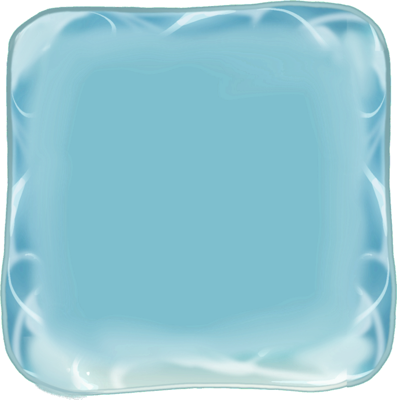
#> input picture tools/tilemap_normalizer/debug/comp1_1523x1533.png, 397 x 400 px
$ python -i normalizer.py   (imports and definitions only)
#> lines starting #> are read from the running program, lines starting #| are printed output that depends on the picture
"""
Tilemap Normalizer (贴图网格规范化工具)
将美术手绘/不规则排版的长条、阶梯、砖块贴图，自动重排为严格满足 Godot TileSet 网格的规范贴图。
"""
import sys
import os
import argparse
import numpy as np
from PIL import Image

def analyze_and_extract_rows(im, min_gap=30, alpha_thresh=10):
    """提取纵向分离的行区域"""
    w, h = im.size
    alpha = np.array(im.split()[-1])
    row_has_content = (alpha > alpha_thresh).any(axis=1)

    row_slices = []
    in_block = False
    start = 0
    for y in range(h):
        if row_has_content[y] and not in_block:
            in_block = True
            start = y
        elif not row_has_content[y] and in_block:
            in_block = False
            if y - start > 20:
                row_slices.append((start, y))
    if in_block and h - start > 20:
        row_slices.append((start, h))

    elements = []
    for (r0, r1) in row_slices:
        sub_alpha = alpha[r0:r1, :]
        col_has = (sub_alpha > alpha_thresh).any(axis=0)
        if not col_has.any():
            continue
        c0, c1 = np.where(col_has)[0][[0, -1]]
        elements.append({
            'box': (int(c0), int(r0), int(c1 + 1), int(r1)),
            'w': int(c1 + 1 - c0),
            'h': int(r1 - r0)
        })
    return elements

def determine_alignment(elem, tile_size, row_index, total_rows):
    """
    智能判断对齐方式：
    - 高度接近单格 (~0.6 - 0.85 tile_size):
        - 如果处于前半部分行（地面）：bottom（下半面，留出走道）
        - 如果处于后半部分行（天花板）：top（上半面，实心顶下留空）
    - 特殊多格结构（地基、立柱、楼梯）：bottom（底部对齐基准线）
    """
    h = elem['h']
    if h <= tile_size:
        # 靠近底部的行倾向于是天花板（下砖块）
        if row_index >= total_rows - 2:
            return 'top'
        return 'bottom'
    else:
        return 'bottom'

def normalize_sheet(input_path, output_path=None, tile_size=665):
#> called with input_path = 'debug/comp1_1523x1533.png', tile_size = 665
    if not os.path.isfile(input_path):
        print(f"[错误] 文件不存在: {input_path}")
        return False

    if output_path is None:
        base, ext = os.path.splitext(input_path)
        output_path = f"{base}_grid{tile_size}{ext}"

    print(f"正在载入: {input_path}")
    im = Image.open(input_path).convert("RGBA")
#> im is the input picture: PIL image 397x400 RGBA; mean R, G, B, A 111.7, 173.9, 188, 196.8
    w, h = im.size
#> w = 397; h = 400
    print(f"原图分辨率: {w} x {h}")
#| 原图分辨率: 397 x 400

    elements = analyze_and_extract_rows(im)
#> in analyze_and_extract_rows, `alpha = np.array(im.split()[-1])`:
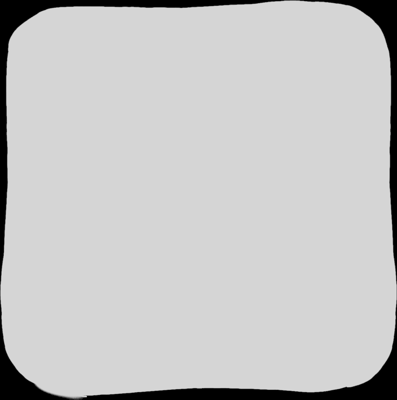
#> alpha: shape (400, 397); min 0, max 220, mean 196.8
#> after the loop in analyze_and_extract_rows, `for y in range(h):`: in_block = True; row_slices = []; start = 0
#> the loop in analyze_and_extract_rows, `for (r0, r1) in row_slices:` made 1 pass
#> (r0, r1, c0, c1) on pass 1: (0, 400, 0, 396)
#> after the loop in analyze_and_extract_rows, `for (r0, r1) in row_slices:`: elements = 1 item
#> elements = 1 item
    print(f"检测到独立元素/行数量: {len(elements)}")
#| 检测到独立元素/行数量: 1

    if not elements:
        print("[警告] 未检测到有效内容，跳过。")
        return False

    # 计算各元素需要的网格规格
    items_to_place = []
    max_cols = 1
    total_grid_rows = 0

    for i, elem in enumerate(elements):
        crop_box = elem['box']
        cropped = im.crop(crop_box)
        ew, eh = elem['w'], elem['h']

        cols_needed = int(np.ceil(ew / tile_size))
        rows_needed = int(np.ceil(eh / tile_size))
        align = determine_alignment(elem, tile_size, i, len(elements))

        max_cols = max(max_cols, cols_needed)
        items_to_place.append({
            'img': cropped,
            'w': ew,
            'h': eh,
            'cols': cols_needed,
            'rows': rows_needed,
            'align': align,
            'start_row': total_grid_rows
        })
        total_grid_rows += rows_needed
        print(f"  行 {i+1}: 尺寸 {ew}x{eh} -> 占用网格 {cols_needed}x{rows_needed}格, 对齐方式: {align}")
#> this loop made 1 pass
#> (crop_box, ew, eh, cols_needed, rows_needed, h in determine_alignment, align, max_cols) on pass 1: ((0, 0, 397, 400), 397, 400, 1, 1, 400, 'top', 1)
#|   行 1: 尺寸 397x400 -> 占用网格 1x1格, 对齐方式: top
#> after the loop, items_to_place = 1 item; total_grid_rows = 1

    canvas_w = max_cols * tile_size
#> canvas_w = 665
    canvas_h = total_grid_rows * tile_size
#> canvas_h = 665
    print(f"\n生成目标画布: {canvas_w} x {canvas_h} px ({max_cols} 列 x {total_grid_rows} 行)")
#| 生成目标画布: 665 x 665 px (1 列 x 1 行)

    out_canvas = Image.new("RGBA", (canvas_w, canvas_h), (0, 0, 0, 0))
#> out_canvas: PIL image 665x665 RGBA; every value is 0

    for item in items_to_place:
        r = item['start_row']
        grid_h_total = item['rows'] * tile_size

        # 纵向偏移
        if item['align'] == 'bottom':
            y_offset = r * tile_size + (grid_h_total - item['h'])
        elif item['align'] == 'top':
            y_offset = r * tile_size
        else: # center
            y_offset = r * tile_size + (grid_h_total - item['h']) // 2

        x_offset = 0  # 左对齐到网格 0
        out_canvas.paste(item['img'], (x_offset, y_offset), item['img'])
#> this loop made 1 pass
#> (r, grid_h_total, y_offset, x_offset) on pass 1: (0, 665, 0, 0)
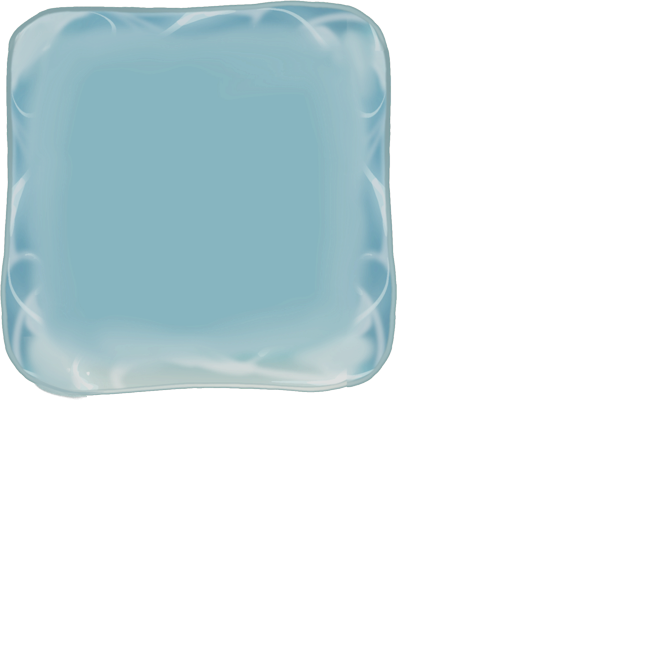
#> out_canvas: PIL image 665x665 RGBA; mean R, G, B, A 33.3, 51.8, 56.1, 58.9; transparent parts drawn white

    out_canvas.save(output_path, "PNG")
    print(f"\n[成功] 已保存规范化贴图至:\n-> {output_path}")
    print(f"\nGodot 导入设置提示:")
    print(f"  - Tile Size: {tile_size} x {tile_size}")
    print(f"  - Margins: 0 x 0")
    print(f"  - Separation: 0 x 0")
    return True

def main():
    if len(sys.argv) < 2:
        print("用法:")
        print("  1. 拖拽 PNG 图片到本脚本或 .bat 批处理文件上")
        print("  2. 命令行: python normalizer.py <图片路径> [网格大小, 默认665]")
        input("\n按回车键退出...")
        return

    input_file = sys.argv[1].strip('"\'')
    tile_size = 665
    if len(sys.argv) >= 3:
        try:
            tile_size = int(sys.argv[2])
        except ValueError:
            pass

    normalize_sheet(input_file, tile_size=tile_size)
    if len(sys.argv) <= 2:
        # 如果是拖拽运行，暂停以便查看结果
        print("\n处理完成！")
        input("按任意键关闭窗口...")

# [2 lines not run here, left out]

>>> result = normalize_sheet('debug/comp1_1523x1533.png')

$ run again, on tools/tilemap_normalizer/debug/comp3_2956x2362.png
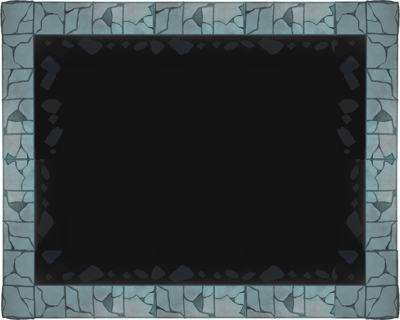
#> input picture tools/tilemap_normalizer/debug/comp3_2956x2362.png, 400 x 320 px
#> in normalize_sheet, im is the input picture: PIL image 400x320 RGBA; mean R, G, B, A 52.9, 60.1, 61.5, 250.1
#| 原图分辨率: 400 x 320
#> in analyze_and_extract_rows, `alpha = np.array(im.split()[-1])`:
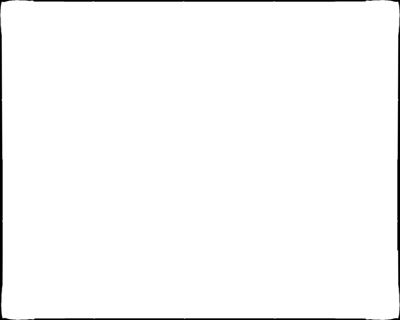
#> alpha: shape (320, 400); min 0, max 255, mean 250.1
#> after the loop in analyze_and_extract_rows, `for y in range(h):`: in_block = True; row_slices = []; start = 0
#> the loop in analyze_and_extract_rows, `for (r0, r1) in row_slices:` made 1 pass
#> (r0, r1, c0, c1) on pass 1: (0, 320, 0, 399)
#> after the loop in analyze_and_extract_rows, `for (r0, r1) in row_slices:`: elements = 1 item
#| 检测到独立元素/行数量: 1
#> the loop in normalize_sheet, `for i, elem in enumerate(elements):` made 1 pass
#> (crop_box, ew, eh, cols_needed, rows_needed, h in determine_alignment, align, max_cols) on pass 1: ((0, 0, 400, 320), 400, 320, 1, 1, 320, 'top', 1)
#> (printed output is left out)
#> after the loop in normalize_sheet, `for i, elem in enumerate(elements):`: total_grid_rows = 1
#> canvas_w = 665
#| 生成目标画布: 665 x 665 px (1 列 x 1 行)
#> the loop in normalize_sheet, `for item in items_to_place:` made 1 pass
#> (r, grid_h_total, y_offset, x_offset) on pass 1: (0, 665, 0, 0)
#> after the loop in normalize_sheet, `for item in items_to_place:`:
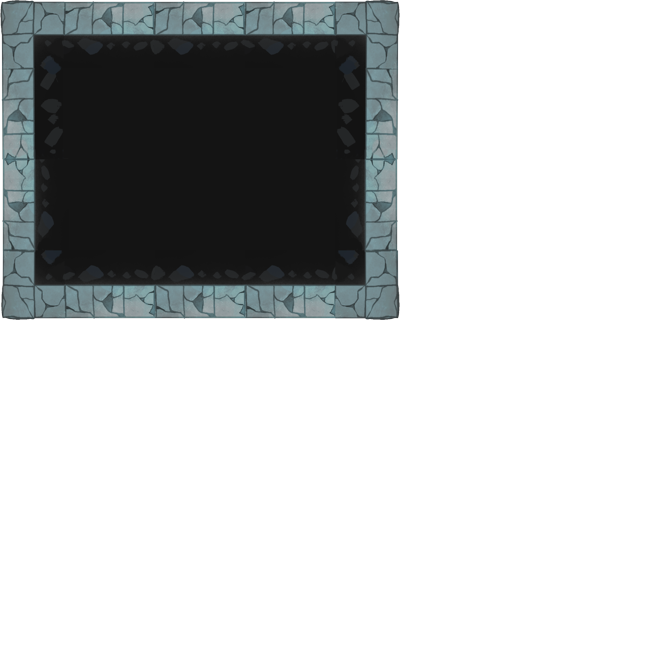
#> out_canvas: PIL image 665x665 RGBA; mean R, G, B, A 15.1, 17.2, 17.6, 72.2; transparent parts drawn white
